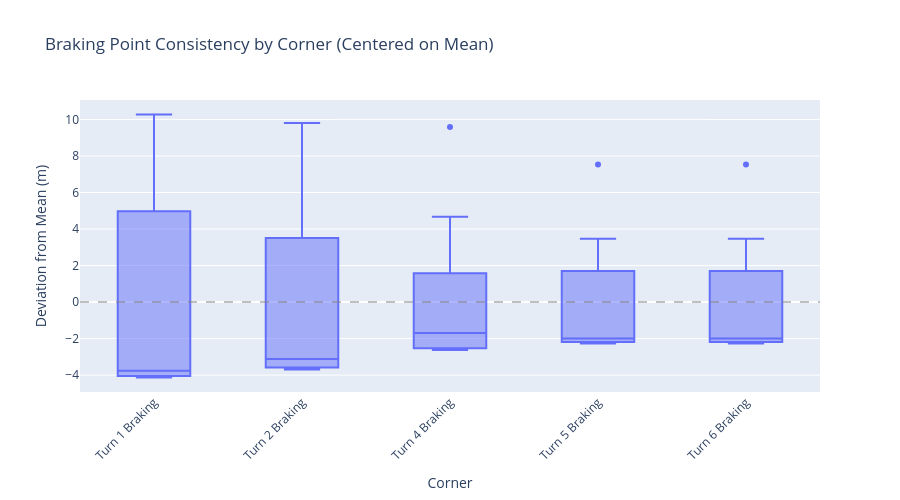

The cell this chart's notebook holds for it:
### Code cell
# Visualize braking consistency
# Show braking point variation for each corner, centered around the mean

braking_stats = stats_df[stats_df["segment_type"] == "braking"].dropna(subset=["braking_point"])

if len(braking_stats) > 0:
    # Calculate deviation from mean braking point for each segment
    braking_stats = braking_stats.copy()
    braking_stats["braking_deviation"] = braking_stats.groupby("segment_name")[
        "braking_point"
    ].transform(lambda x: x - x.mean())

    fig = px.box(
        braking_stats,
        x="segment_name",
        y="braking_deviation",
        title="Braking Point Consistency by Corner (Centered on Mean)",
        labels={"braking_deviation": "Deviation from Mean (m)", "segment_name": "Corner"},
    )
    fig.update_layout(xaxis_tickangle=-45, width=900, height=500)
    # Add a reference line at zero (the mean)
    fig.add_hline(y=0, line_dash="dash", line_color="gray", opacity=0.5)
    show_fig(fig)
else:
    print("No braking data available")

### Figure 1 — Plotly figure (JSON) as saved in the notebook; plotly's stock layout.template omitted (floating-point values rounded to 4 significant figures)
{"data": [{"alignmentgroup": "True", "hovertemplate": "Corner=%{x}<br>Deviation from Mean (m)=%{y}<extra></extra>", "legendgroup": "", "marker": {"color": "#636efa"}, "name": "", "notched": false, "offsetgroup": "", "orientation": "v", "showlegend": false, "type": "box", "x": ["Turn 1 Braking", "Turn 2 Braking", "Turn 4 Braking", "Turn 5 Braking", "Turn 6 Braking", "Turn 1 Braking", "Turn 2 Braking", "Turn 4 Braking", "Turn 5 Braking", "Turn 6 Braking", "Turn 1 Braking", "Turn 2 Braking", "Turn 4 Braking", "Turn 5 Braking", "Turn 6 Braking", "Turn 1 Braking", "Turn 2 Braking", "Turn 4 Braking", "Turn 5 Braking", "Turn 6 Braking", "Turn 1 Braking", "Turn 2 Braking", "Turn 4 Braking", "Turn 5 Braking", "Turn 6 Braking", "Turn 1 Braking", "Turn 2 Braking", "Turn 4 Braking", "Turn 5 Braking", "Turn 6 Braking", "Turn 1 Braking", "Turn 2 Braking", "Turn 4 Braking", "Turn 5 Braking", "Turn 6 Braking", "Turn 1 Braking", "Turn 2 Braking", "Turn 4 Braking", "Turn 5 Braking", "Turn 6 Braking", "Turn 1 Braking", "Turn 2 Braking", "Turn 4 Braking", "Turn 5 Braking", "Turn 6 Braking", "Turn 1 Braking", "Turn 2 Braking", "Turn 4 Braking", "Turn 5 Braking", "Turn 6 Braking", "Turn 1 Braking", "Turn 2 Braking", "Turn 4 Braking", "Turn 5 Braking", "Turn 6 Braking", "Turn 1 Braking", "Turn 2 Braking", "Turn 4 Braking", "Turn 5 Braking", "Turn 6 Braking", "Turn 1 Braking", "Turn 2 Braking", "Turn 4 Braking", "Turn 5 Braking", "Turn 6 Braking"], "x0": " ", "xaxis": "x", "y": [-4.033, -3.693, -2.352, -2.182, -2.182, -3.757, -3.121, 4.674, -2.1, -2.1, -0.9746, 8.358, -1.692, 1.948, 1.948, -3.926, -3.618, -2.527, -2.188, -2.188, -3.767, -3.576, -1.631, -0.2344, -0.2344, -4.125, 5.963, 9.59, 7.532, 7.532, -4.109, -0.2818, 0.6955, -2.046, -2.046, -0.7109, 9.803, 1.98, -2.275, -2.275, 5.518, -1.818, 1.438, -1.994, -1.994, -4.126, -3.67, -2.44, 1.619, 1.619, 4.784, -3.524, -2.584, -2.22, -2.22, 8.96, 2.698, -2.623, 0.6791, 0.6791, 10.27, -3.518, -2.529, 3.46, 3.46], "y0": " ", "yaxis": "y"}], "layout": {"boxmode": "group", "height": 500, "legend": {"tracegroupgap": 0}, "shapes": [{"line": {"color": "gray", "dash": "dash"}, "opacity": 0.5, "type": "line", "x0": 0, "x1": 1, "xref": "x domain", "y0": 0, "y1": 0, "yref": "y"}], "title": {"text": "Braking Point Consistency by Corner (Centered on Mean)"}, "width": 900, "xaxis": {"anchor": "y", "domain": [0, 1], "tickangle": -45, "title": {"text": "Corner"}}, "yaxis": {"anchor": "x", "domain": [0, 1], "title": {"text": "Deviation from Mean (m)"}}}}
